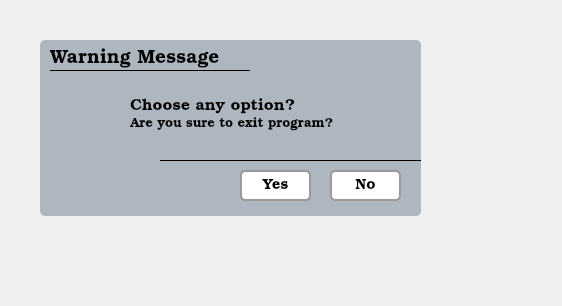
<?xml version="1.0" encoding="UTF-8"?>
<ui version="4.0">
 <class>MainWindow</class>
 <widget class="QMainWindow" name="MainWindow">
  <property name="geometry">
   <rect>
    <x>0</x>
    <y>0</y>
    <width>562</width>
    <height>306</height>
   </rect>
  </property>
  <property name="windowTitle">
   <string>MainWindow</string>
  </property>
  <widget class="QWidget" name="centralwidget">
   <widget class="QFrame" name="main_frame">
    <property name="geometry">
     <rect>
      <x>40</x>
      <y>40</y>
      <width>381</width>
      <height>176</height>
     </rect>
    </property>
    <property name="styleSheet">
     <string notr="true">background-color: #AEB6BF;
border-radius: 5px;</string>
    </property>
    <property name="frameShape">
     <enum>QFrame::StyledPanel</enum>
    </property>
    <property name="frameShadow">
     <enum>QFrame::Raised</enum>
    </property>
    <widget class="QLabel" name="label_6">
     <property name="geometry">
      <rect>
       <x>10</x>
       <y>8</y>
       <width>171</width>
       <height>21</height>
      </rect>
     </property>
     <property name="font">
      <font>
       <family>Bookman Old Style</family>
       <pointsize>14</pointsize>
       <italic>false</italic>
      </font>
     </property>
     <property name="text">
      <string>Warning Message</string>
     </property>
    </widget>
    <widget class="QFrame" name="frame_2">
     <property name="geometry">
      <rect>
       <x>10</x>
       <y>30</y>
       <width>200</width>
       <height>1</height>
      </rect>
     </property>
     <property name="styleSheet">
      <string notr="true">border: none;
background: black;</string>
     </property>
     <property name="frameShape">
      <enum>QFrame::StyledPanel</enum>
     </property>
     <property name="frameShadow">
      <enum>QFrame::Raised</enum>
     </property>
    </widget>
    <widget class="QPushButton" name="pb_close">
     <property name="geometry">
      <rect>
       <x>350</x>
       <y>0</y>
       <width>31</width>
       <height>31</height>
      </rect>
     </property>
     <property name="font">
      <font>
       <family>Bookman Old Style</family>
       <pointsize>12</pointsize>
      </font>
     </property>
     <property name="cursor">
      <cursorShape>PointingHandCursor</cursorShape>
     </property>
     <property name="layoutDirection">
      <enum>Qt::LeftToRight</enum>
     </property>
     <property name="styleSheet">
      <string notr="true">border: none;
background: none;</string>
     </property>
     <property name="text">
      <string/>
     </property>
     <property name="icon">
      <iconset>
       <normaloff>../icons/close.svg</normaloff>../icons/close.svg</iconset>
     </property>
     <property name="iconSize">
      <size>
       <width>18</width>
       <height>18</height>
      </size>
     </property>
     <property name="checkable">
      <bool>false</bool>
     </property>
    </widget>
    <widget class="QLabel" name="label_9">
     <property name="geometry">
      <rect>
       <x>90</x>
       <y>40</y>
       <width>221</width>
       <height>71</height>
      </rect>
     </property>
     <property name="font">
      <font>
       <family>Bookman Old Style</family>
       <pointsize>9</pointsize>
      </font>
     </property>
     <property name="styleSheet">
      <string notr="true">border: none;
background: none;
</string>
     </property>
     <property name="text">
      <string>&lt;html&gt;&lt;head/&gt;&lt;body&gt;&lt;p&gt;&lt;span style=&quot; font-size:12pt;&quot;&gt;Choose any option?&lt;/span&gt;&lt;br/&gt;&lt;span style=&quot; font-size:10pt;&quot;&gt;Are you sure to exit program?&lt;/span&gt;&lt;/p&gt;&lt;/body&gt;&lt;/html&gt;</string>
     </property>
     <property name="textFormat">
      <enum>Qt::AutoText</enum>
     </property>
     <property name="indent">
      <number>-1</number>
     </property>
    </widget>
    <widget class="QLabel" name="label_18">
     <property name="geometry">
      <rect>
       <x>30</x>
       <y>53</y>
       <width>41</width>
       <height>41</height>
      </rect>
     </property>
     <property name="font">
      <font>
       <family>Bookman Old Style</family>
       <pointsize>10</pointsize>
      </font>
     </property>
     <property name="styleSheet">
      <string notr="true">border: none;
background: none;</string>
     </property>
     <property name="text">
      <string/>
     </property>
     <property name="pixmap">
      <pixmap>../icons/warning.ico</pixmap>
     </property>
     <property name="scaledContents">
      <bool>true</bool>
     </property>
    </widget>
    <widget class="QPushButton" name="pb_no">
     <property name="geometry">
      <rect>
       <x>290</x>
       <y>130</y>
       <width>71</width>
       <height>31</height>
      </rect>
     </property>
     <property name="font">
      <font>
       <family>Bookman Old Style</family>
       <pointsize>11</pointsize>
      </font>
     </property>
     <property name="cursor">
      <cursorShape>PointingHandCursor</cursorShape>
     </property>
     <property name="layoutDirection">
      <enum>Qt::LeftToRight</enum>
     </property>
     <property name="styleSheet">
      <string notr="true">QPushButton {
	border-radius: 5px;
	border: 2px solid rgb(154, 154, 154);
	background: white;
}
QPushButton:hover {
	border: 2px solid rgb(255, 207, 0);
}</string>
     </property>
     <property name="text">
      <string>No</string>
     </property>
     <property name="iconSize">
      <size>
       <width>21</width>
       <height>21</height>
      </size>
     </property>
     <property name="checkable">
      <bool>false</bool>
     </property>
    </widget>
    <widget class="QPushButton" name="pb_yes">
     <property name="geometry">
      <rect>
       <x>200</x>
       <y>130</y>
       <width>71</width>
       <height>31</height>
      </rect>
     </property>
     <property name="font">
      <font>
       <family>Bookman Old Style</family>
       <pointsize>11</pointsize>
      </font>
     </property>
     <property name="cursor">
      <cursorShape>PointingHandCursor</cursorShape>
     </property>
     <property name="focusPolicy">
      <enum>Qt::WheelFocus</enum>
     </property>
     <property name="layoutDirection">
      <enum>Qt::LeftToRight</enum>
     </property>
     <property name="styleSheet">
      <string notr="true">QPushButton {
	border-radius: 5px;
	border: 2px solid rgb(154, 154, 154);
	background: white;
}
QPushButton:hover {
	border: 2px solid rgb(255, 207, 0);
}</string>
     </property>
     <property name="text">
      <string>Yes</string>
     </property>
     <property name="iconSize">
      <size>
       <width>21</width>
       <height>21</height>
      </size>
     </property>
     <property name="checkable">
      <bool>false</bool>
     </property>
     <property name="autoDefault">
      <bool>false</bool>
     </property>
     <property name="default">
      <bool>false</bool>
     </property>
    </widget>
    <widget class="QFrame" name="frame_3">
     <property name="geometry">
      <rect>
       <x>120</x>
       <y>120</y>
       <width>300</width>
       <height>1</height>
      </rect>
     </property>
     <property name="styleSheet">
      <string notr="true">border: none;
background: black;</string>
     </property>
     <property name="frameShape">
      <enum>QFrame::StyledPanel</enum>
     </property>
     <property name="frameShadow">
      <enum>QFrame::Raised</enum>
     </property>
    </widget>
   </widget>
  </widget>
 </widget>
 <resources/>
 <connections/>
</ui>
